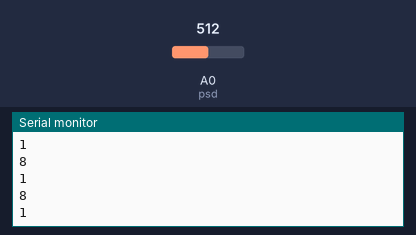
Recording of a sketch running on a simulated Arduino Uno, built with avr-gcc and run on an emulated ATmega328P. Parts: the last lines printed to the serial monitor. The test bench sets the inputs (shaded band); at power-on: A0 (psd) = 512.

Above: at 1.2 s.
1.3 s: A0 (psd) set to 716
At 1.31 s:
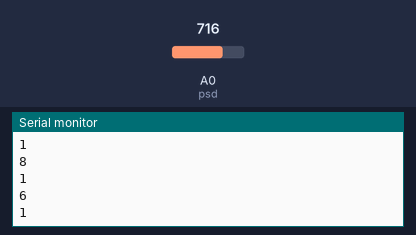
2.8 s: A0 (psd) set to 900
At 2.82 s:
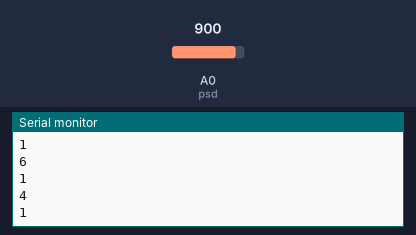
Timing chart, 0 to 5.8 s (numbered marks = the images above; inputs shaded):
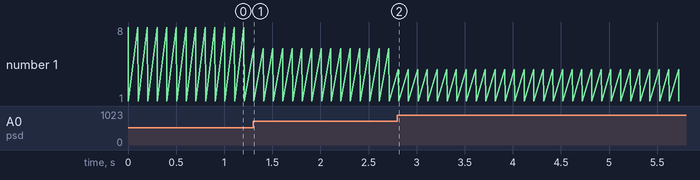

The sketch:

PSD.ino
```cpp
int psd = A0;
int dis = 0;

void setup()
{
  // put your setup code here, to run once:
    Serial.begin(9600);
    pinMode (psd, INPUT);

}

void loop() {
  // put your main code here, to run repeatedly:
    int psdValue = analogRead(psd);
    int volt = map(psdValue, 0, 1023, 0, 5000);
    dis = (21.61/(volt-0.1696))*1000;
    Serial.println(dis);

    if(dis < 20)
    {
        Serial.println(1);
        delay(100);
      }
}
```

Measured:
- after the input at 1.3 s, the serial monitor: prints a new line at once (image 1)
- after the input at 2.8 s, the serial monitor: prints a new line at once (image 2)
